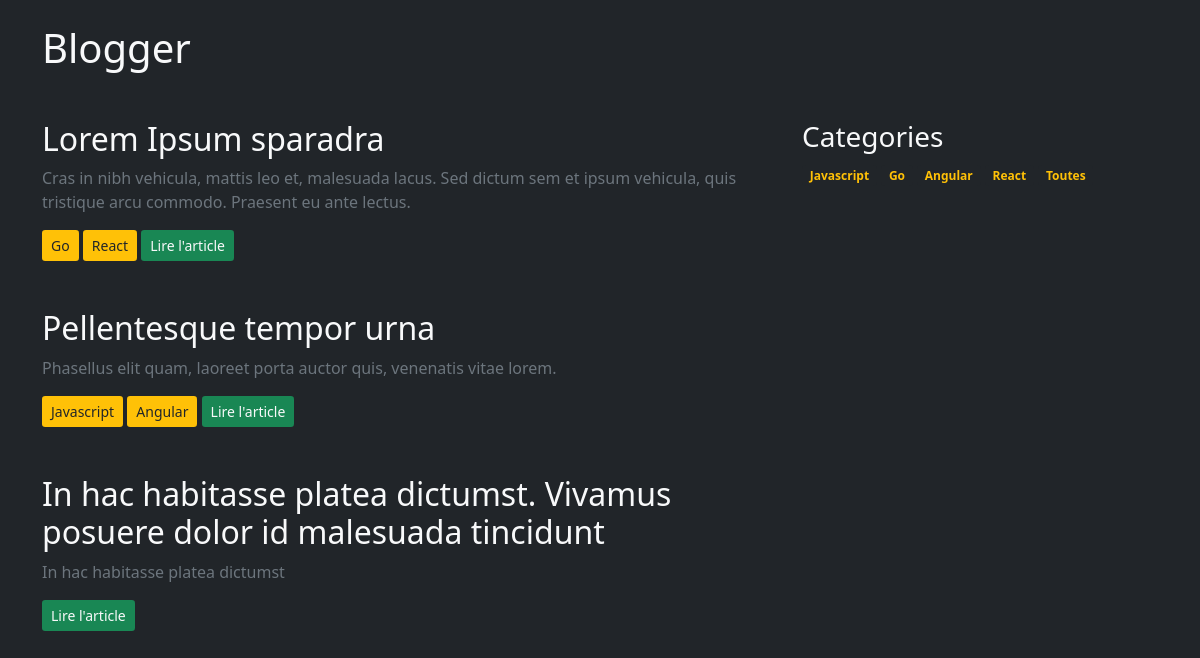
The app's page /problem/web/articles.php with its own data.
### tables this page shows
CREATE TABLE IF NOT EXISTS `article` (
  `article_id` INT UNSIGNED NOT NULL,
  `user_id` INT UNSIGNED NOT NULL,
  `title` VARCHAR(255) NOT NULL,
  `teaser` VARCHAR(255) NOT NULL,
  `content` TEXT NOT NULL,
  `status` TINYINT NOT NULL DEFAULT 1,
  `created_at` DATETIME NOT NULL,
  `updated_at` DATETIME NOT NULL,
  PRIMARY KEY (`article_id`),
  INDEX `fk_article_user_idx` (`user_id` ASC),
  CONSTRAINT `fk_article_user`
    FOREIGN KEY (`user_id`)
    REFERENCES `user` (`user_id`)
    ON DELETE NO ACTION
    ON UPDATE NO ACTION);

CREATE TABLE IF NOT EXISTS `category` (
  `category_id` SMALLINT UNSIGNED NOT NULL AUTO_INCREMENT,
  `name` VARCHAR(100) NOT NULL,
  PRIMARY KEY (`category_id`),
  UNIQUE INDEX `name_UNIQUE` (`name` ASC));

### problem/web/lib/array.php (called while the page is built)
<?php
function array_aggregate(array $data, array $config)
{
    $result = [];
    $columns = array_fill_keys($config['columns'], null);
    foreach ($data as $row) {
        $item = $row;
        $child = array_intersect_key($row, $columns);
        $child = array_diff($child, $columns);
        if (empty($child)) {
            $children[$row[$config['groupBy']]] = $child;
        } else {
            $children[$row[$config['groupBy']]][] = $child;
        }
        $item = array_diff_key($item, $child, $columns);
        $item[$config['alias']] = $children[$row[$config['groupBy']]];
        $result[$row[$config['groupBy']]] = $item;
    }
    return $result;
}

### problem/web/articles.php (the view, shortened to what this page needs)
<?php
try {
    $pdo = new PDO('mysql:host=dbtest;charset=utf8;dbname=blogger', 'root', 'root');
} catch (PDOException $e) {
    echo "Une erreur c'est produite";
    http_response_code(500);
    exit(1);
}
?><!DOCTYPE html>
<html lang="fr">
<head>
    <link href="https://cdn.jsdelivr.net/npm/bootstrap@5.1.3/dist/css/bootstrap.min.css" rel="stylesheet">
</head>
<body class="bg-dark text-light">
    <main class="container mt-4">
        <h1 class="mb-5">Blogger</h1>
        <div class="row">
            <div class="col-md-8">
                <?php
                $sql = 'SELECT a.article_id, a.title, a.teaser, a.status, c.category_id, c.name
                        FROM article AS a
                        LEFT JOIN article_has_category AS ac
                            ON a.article_id = ac.article_id
                        LEFT JOIN category AS c
                            ON ac.category_id = c.category_id
                        WHERE a.status = 1';
                $data = $pdo->query($sql)->fetchAll(PDO::FETCH_ASSOC);
                include 'lib/array.php';
                $config = [
                    'groupBy' => 'article_id',
                    'alias' => 'categories',
                    'columns' => ['category_id', 'name'],
                ];
                $result = array_aggregate($data, $config);
                ?>
                <?php foreach ($result as $row) : ?>
                    <article class="mb-5">
                        <h2><?= $row['title']; ?></h2>
                        <p class="text-secondary"><?= $row['teaser']; ?></p>
                        <div>
                            <?php foreach ($row['categories'] as $cat) : ?>
                                <a href="?category=<?= $cat['category_id'] ?>" class="btn btn-sm bg-warning text-dark">
                                    <span><?= $cat['name']; ?></span>
                                </a>
                            <?php endforeach; ?>
                            <a class="btn btn-sm bg-success text-light" href="article.php?id=<?= $row['article_id'] ?>">
                                Lire l'article
                            </a>
                        </div>
                    </article>
                <?php endforeach; ?>
            </div>
            <?php
            $sql = 'SELECT a.status, c.category_id, c.name
                    FROM category AS c
                    JOIN article_has_category AS ac
                        ON c.category_id = ac.category_id
                    JOIN article AS a
                        ON ac.article_id = a.article_id
                    WHERE a.status = 1';
            ?>
            <div class="col-md-4">
                <h3>Categories</h3>
                <div>
                    <?php foreach ($pdo->query($sql) as $row) : ?>
                        <a href="?category=<?= $row['category_id'] ?>"><span class="badge bg-dark text-warning"><?= $row['name']; ?></span></a>
                    <?php endforeach; ?>
                    <a href="articles.php">
                        <span class="badge bg-dark text-warning">Toutes</span>
                    </a>
                </div>
            </div>
        </div>
    </main>
</body>
</html>

### records on screen
article: category.name "React"
article: category.name "Javascript", category.name "Angular"
article: title "In hac habitasse platea dictumst. Vivamus posuere dolor id malesuada tincidunt", teaser "In hac habitasse platea dictumst"

### other values on screen
$row['title'] "Lorem Ipsum sparadra"
$row['teaser'] "Cras in nibh vehicula, mattis leo et, malesuada lacus. Sed dictum sem et ipsum vehicula, quis tristique arcu commodo. Praesent eu ante lectus."
$cat['name'] "Go"
$row['title'] "Pellentesque tempor urna"
$row['teaser'] "Phasellus elit quam, laoreet porta auctor quis, venenatis vitae lorem."
$row['name'] "Javascript"
$row['name'] "Go"
$row['name'] "Angular"
$row['name'] "React"
